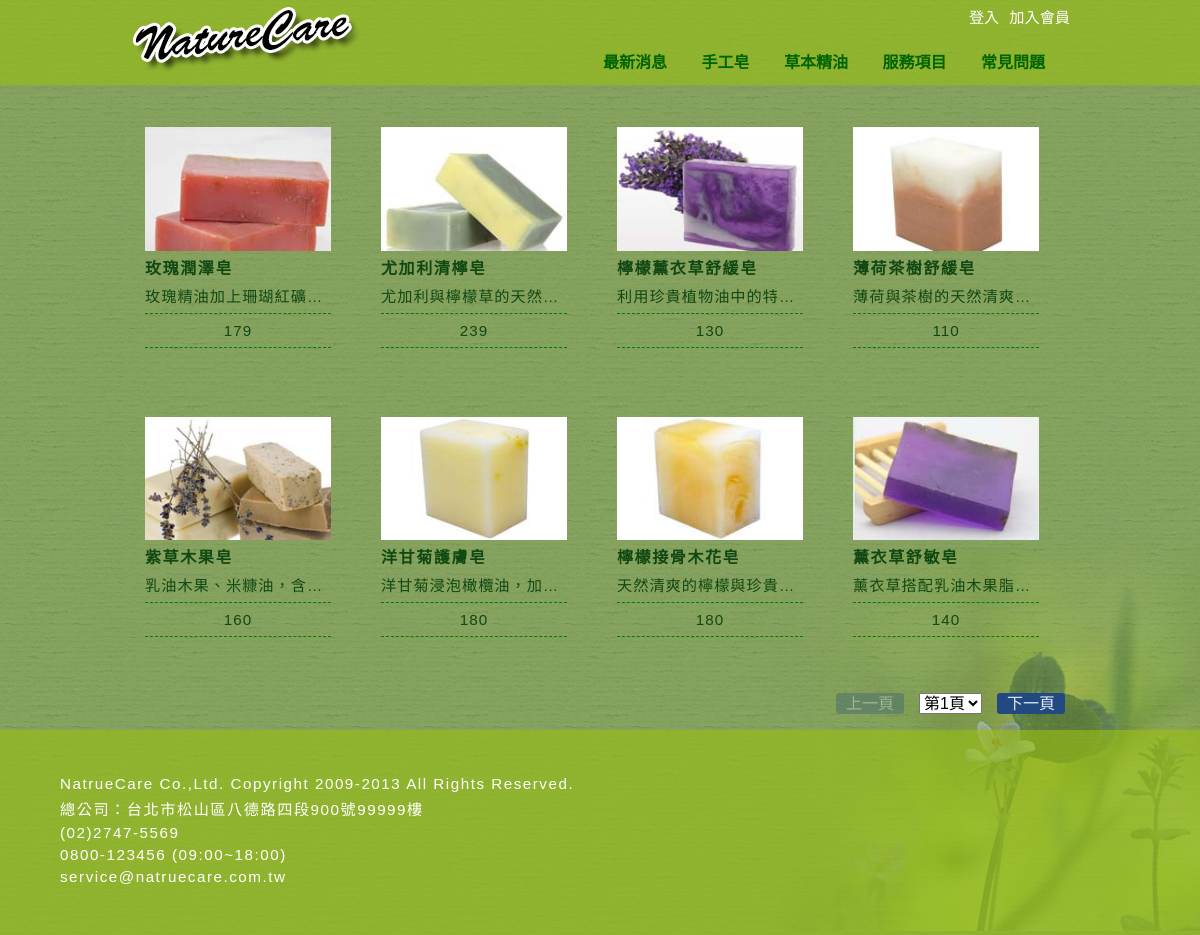
Screenshot of /soap.php with the database file from the repository.
### tables this page shows
CREATE TABLE `product` (
  `p_id` mediumint(6) UNSIGNED NOT NULL,
  `p_type` smallint(5) UNSIGNED NOT NULL,
  `p_name` varchar(30) NOT NULL,
  `p_photo` varchar(20) NOT NULL,
  `p_desc` varchar(100) NOT NULL,
  `p_spec` varchar(100) NOT NULL,
  `p_price` mediumint(6) UNSIGNED NOT NULL,
  `p_status` tinyint(1) UNSIGNED NOT NULL,
  `p_on` tinyint(1) UNSIGNED NOT NULL DEFAULT '1'
);

### class/mydb.class.php (called while the page is built, shortened)
<?php
class dbo{
    private $dbHost='192.168.100.12';
    private $dbUser='admin';
    private $dbPwd='1111';
    private $db='ncdb';
    function sql_connect(){
        $this->dbo = new mysqli($this->dbHost, $this->dbUser, $this->dbPwd, $this->db);
    }
}
?>

### soap.php (the view, shortened to what this page needs)
<?php
include_once('class/mydb.class.php');
include_once('class/pageNav.class.php');
$qry="SELECT * FROM product WHERE p_type=1";
$pageNav=new pageNav();
$res = $pageNav->qPageData($qry, 8);
?>
<!DOCTYPE html>
<html lang="zh-TW">
<head>
    <?php include_once('comm/pageHead.php'); ?>
<link rel="stylesheet" href="css/productList.css">
</head>
<body>
<?php include_once('comm/pageHeader.php'); ?>
<main>
<?php
while($row=$res->fetch_array()){
    echo '<a href=productDetail.php?p_id='.$row['p_id'].'>';
    echo '<div class="pItem">';
    echo '    <div class="imgWrap">';
    echo '    <img src="productImg/thum/'.$row['p_photo'].'">';
    echo '    </div>';
    echo '    <h2>'.$row['p_name'].'</h2>';
    echo '    <p>'.$row['p_desc'].'</p>';
    echo '    <p>'.$row['p_price'].'</p>';
    echo '</div></a>';
}
?>
</main>
<?php include_once('comm/pageFooter.php'); ?>
</body>
</html>

### css/style.css (style rules this page uses)
body { background-image: url(../images/bg1.jpg); }
main { min-height: 400px; margin: 10px auto; width: 960px; }
main::after { content:""; display: block; clear: both; }

### css/productList.css (style rules this page uses)
.pItem { width:calc(25% - 54px); display: inline-block; vertical-align: top; margin:20px 10px; padding: 12px 15px; transition: 1.5s; }
.pItem h2 { margin: 0 0 6px 0; color: #124812; font-size: 1em; letter-spacing: 0.1em; }
.pItem .imgWrap img { width: 100%; }
.pItem p { color: #124812; font-size: 0.95em; letter-spacing: 1px; line-height: 23px; margin: 0 0 5px 0; white-space:nowrap; overflow:hidden; text-overflow: ellipsis; }
.pItem>p:last-child { text-align: center; padding: 5px 0; border-bottom: 1px dashed green; border-top: 1px dashed green; }

### rows the page displays
product: p_photo (picture), p_name "玫瑰潤澤皂", p_desc "玫瑰精油加上珊瑚紅礦…", p_price "179"
product: p_photo (picture), p_name "尤加利清檸皂", p_desc "尤加利與檸檬草的天然…", p_price "239"
product: p_photo (picture), p_name "檸檬薰衣草舒緩皂", p_desc "利用珍貴植物油中的特…", p_price "130"
product: p_photo (picture), p_name "薄荷茶樹舒緩皂", p_desc "薄荷與茶樹的天然清爽…", p_price "110"
product: p_photo (picture), p_name "紫草木果皂", p_desc "乳油木果、米糠油，含…", p_price "160"
product: p_photo (picture), p_name "洋甘菊護膚皂", p_desc "洋甘菊浸泡橄欖油，加…", p_price "180"
product: p_photo (picture), p_name "檸檬接骨木花皂", p_desc "天然清爽的檸檬與珍貴…", p_price "180"
product: p_photo (picture), p_name "薰衣草舒敏皂", p_desc "薰衣草搭配乳油木果脂…", p_price "140"
